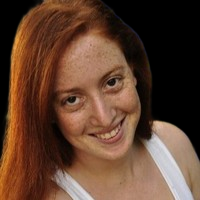
#> input picture ai/image/silhouette/rmbg_0.jpeg, 200 x 200 px
$ python img2slt2.py   (older library calls are emulated)
#> lines starting #> are read from the running program, lines starting #| are printed output that depends on the picture; after the words box and inside, x2 and y2 are one past the last pixel; in counts of white or black regions, pixels touching at a corner belong together
import cv2
import numpy as np

def create_silhouette(filename, output_size=(500, 500)):
    # Load the image
#> called with filename = 'rmbg_0.jpeg', output_size = (500, 500)
    try:
        image = cv2.imread(filename)
#> image is the input picture: shape (200, 200, 3); mean B, G, R 46.9, 64.4, 95.7
        if image is None:
            print(f"Failed to load image: {filename}")
            return
    except Exception as e:
        print(f"Error: {e}")
        return

    # Resize the image
    image = cv2.resize(image, output_size)
#> image: shape (500, 500, 3)

    # Convert to grayscale
    gray = cv2.cvtColor(image, cv2.COLOR_BGR2GRAY)
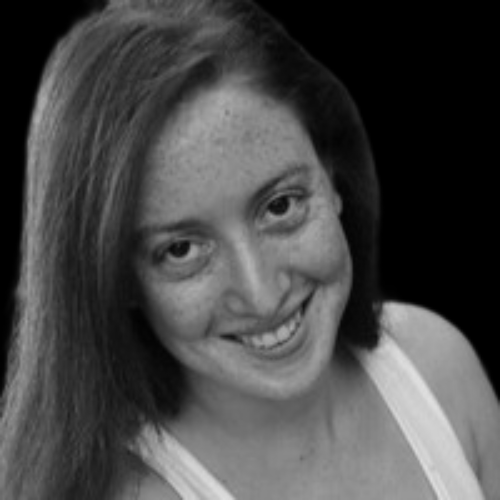
#> gray: shape (500, 500); min 0, max 224, mean 71.7

    # Normalize the image
    gray = cv2.normalize(gray, None, alpha=0, beta=1, norm_type=cv2.NORM_MINMAX, dtype=cv2.CV_32F)
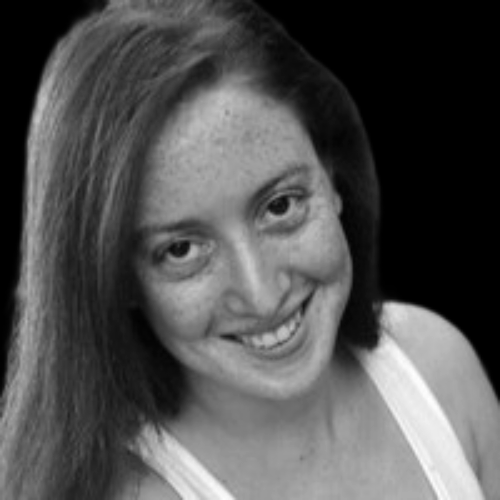
#> gray: shape (500, 500) float32; min 0, max 1, mean 0.32

    # Convert back to 8-bit
    gray = np.uint8(gray * 255)

    # Apply adaptive thresholding
    binary = cv2.adaptiveThreshold(gray, 255, cv2.ADAPTIVE_THRESH_GAUSSIAN_C, cv2.THRESH_BINARY, 11, 2)
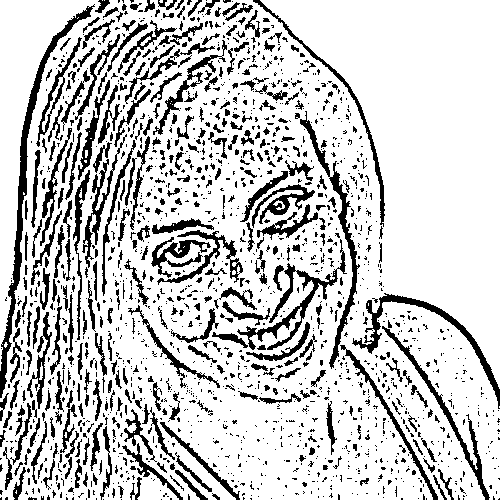
#> binary: shape (500, 500); 79.5% white; 1671 black regions (1305 under 20 px), largest, box (x1, y1, x2, y2) and area: (0, 4, 95, 398) 2526, (237, 239, 347, 350) 1598, (352, 293, 500, 409) 1550

    # Invert the binary image
    binary = cv2.bitwise_not(binary)
#> binary: shape (500, 500); 20.5% white; 1671 white regions (1305 under 20 px)

    # Find contours
    contours, _ = cv2.findContours(binary, cv2.RETR_EXTERNAL, cv2.CHAIN_APPROX_SIMPLE)
#> contours = 1671 contours, 1446 with area under 20; largest, box (x1, y1, x2, y2) and area: (0, 4, 95, 398) 2133, (352, 293, 500, 409) 1262, (300, 111, 360, 369) 1236, (237, 239, 347, 350) 1221, (382, 326, 490, 500) 942

    # Create an empty image for the silhouette
    silhouette = np.zeros_like(image)

    # Draw filled contour on the empty image
    cv2.drawContours(silhouette, contours, -1, (255, 255, 255), thickness=cv2.FILLED)
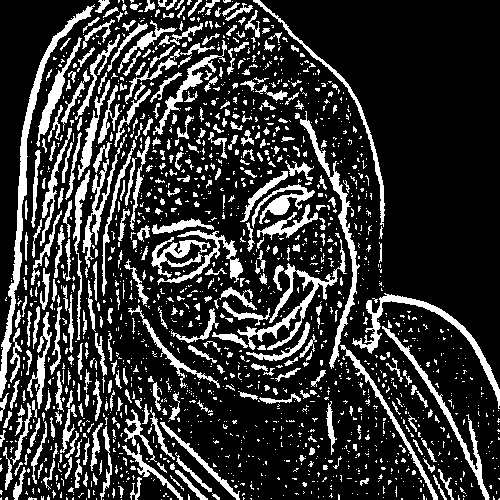
#> silhouette: shape (500, 500, 3); 20.8% white; 1671 white regions (1305 under 20 px), largest, box (x1, y1, x2, y2) and area: (0, 4, 95, 398) 2553, (237, 239, 347, 350) 1603, (352, 293, 500, 409) 1553

    # Display the result
    cv2.imshow('image', silhouette)
    cv2.waitKey(0)
    cv2.destroyAllWindows()

# Call the function
create_silhouette('rmbg_0.jpeg')

$ run again, with ai/image/silhouette/0.jpeg copied over ai/image/silhouette/rmbg_0.jpeg
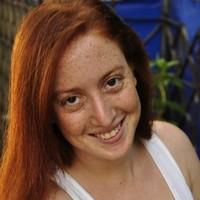
#> input picture ai/image/silhouette/0.jpeg, 200 x 200 px
#> in create_silhouette, image is the input picture: shape (200, 200, 3); mean B, G, R 60.5, 75.4, 106.5
#> image: shape (500, 500, 3)
#> in create_silhouette, `binary = cv2.adaptiveThreshold(gray, 255, cv2.ADAPTIVE_THRESH_GAUSSIAN..`:
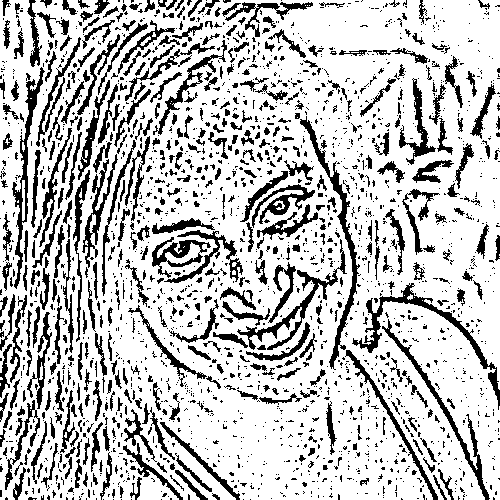
#> binary: shape (500, 500); 76.2% white; 2107 black regions (1651 under 20 px), largest, box (x1, y1, x2, y2) and area: (352, 283, 500, 410) 1633, (300, 116, 360, 370) 1556, (237, 239, 347, 350) 1282
#> contours = 2107 contours, 1818 with area under 20; largest, box (x1, y1, x2, y2) and area: (352, 283, 500, 410) 1318, (300, 116, 360, 370) 1238, (12, 67, 45, 289) 1141, (237, 239, 347, 350) 965, (382, 319, 490, 500) 946
#> in create_silhouette, `cv2.drawContours(silhouette, contours, -1, (255, 255, 255), thickness=..`:
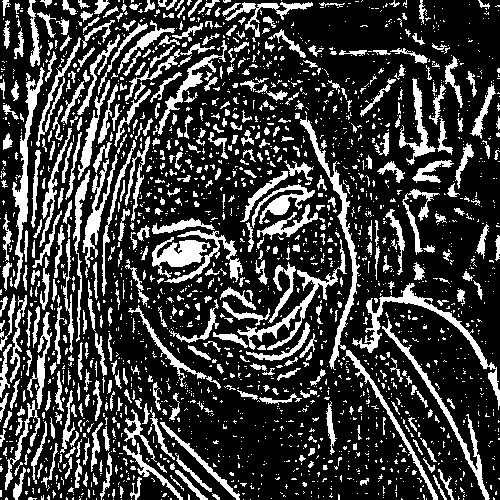
#> silhouette: shape (500, 500, 3); 24.3% white; 2107 white regions (1646 under 20 px), largest, box (x1, y1, x2, y2) and area: (352, 283, 500, 410) 1663, (300, 116, 360, 370) 1559, (12, 67, 45, 289) 1413

$ run again, with ai/image/silhouette/download.png saved as ai/image/silhouette/rmbg_0.jpeg
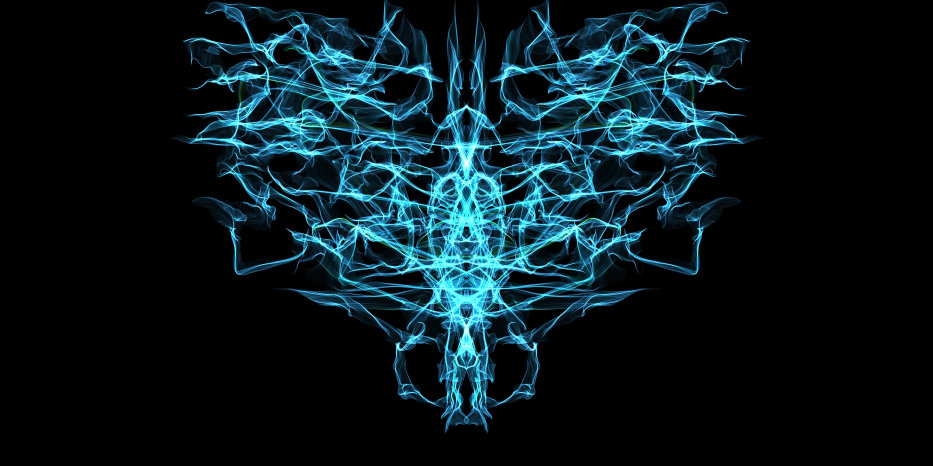
#> input picture ai/image/silhouette/download.png, 1866 x 932 px (shown at 1/2 size)
#> in create_silhouette, image is the input picture: shape (932, 1866, 3); mean B, G, R 31.4, 25.5, 8.8
#> image: shape (500, 500, 3)
#> in create_silhouette, `binary = cv2.adaptiveThreshold(gray, 255, cv2.ADAPTIVE_THRESH_GAUSSIAN..`:
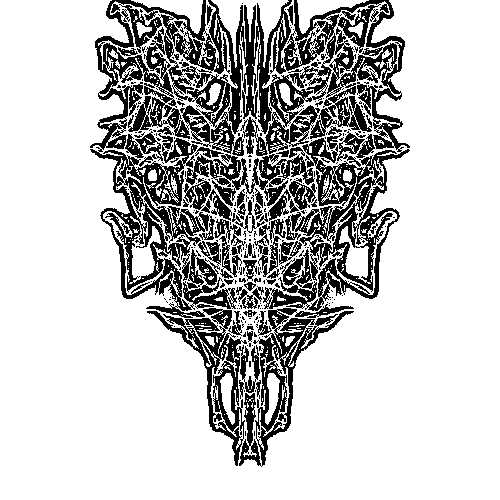
#> binary: shape (500, 500); 76.6% white; 312 black regions (252 under 20 px), largest, box (x1, y1, x2, y2) and area: (90, 0, 410, 466) 43589, (239, 304, 354, 467) 4325, (185, 154, 315, 206) 2522
#> contours = 244 contours, 201 with area under 20; largest, box (x1, y1, x2, y2) and area: (90, 0, 410, 466) 56428, (239, 304, 354, 467) 5288, (185, 154, 315, 206) 2604, (254, 219, 286, 279) 523, (184, 178, 211, 210) 430
#> in create_silhouette, `cv2.drawContours(silhouette, contours, -1, (255, 255, 255), thickness=..`:
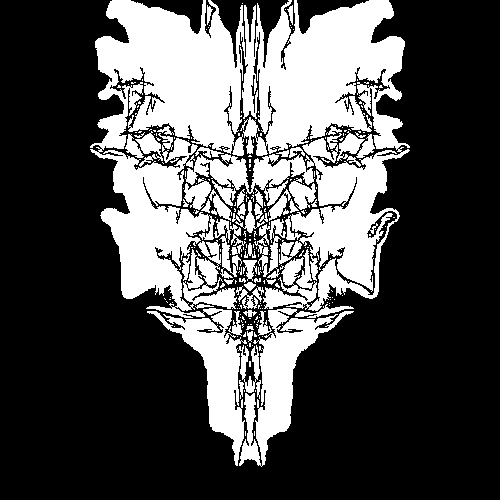
#> silhouette: shape (500, 500, 3); 31.4% white; 244 white regions (192 under 20 px), largest, box (x1, y1, x2, y2) and area: (90, 0, 410, 466) 61356, (239, 304, 354, 467) 5853, (185, 154, 315, 206) 3031
